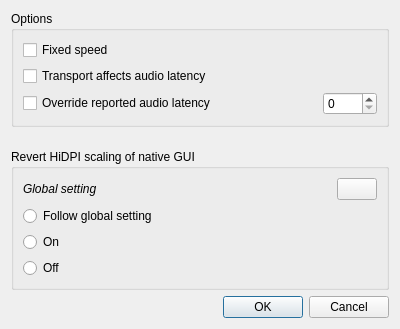
<?xml version="1.0" encoding="UTF-8"?>
<ui version="4.0">
 <class>PluginSettings</class>
 <widget class="QDialog" name="PluginSettings">
  <property name="geometry">
   <rect>
    <x>0</x>
    <y>0</y>
    <width>400</width>
    <height>329</height>
   </rect>
  </property>
  <property name="windowTitle">
   <string>Dialog</string>
  </property>
  <layout class="QVBoxLayout" name="verticalLayout_2">
   <item>
    <widget class="QGroupBox" name="groupBox_2">
     <property name="title">
      <string>Options</string>
     </property>
     <layout class="QVBoxLayout" name="verticalLayout_3">
      <item>
       <widget class="QCheckBox" name="cbFixedSpeed">
        <property name="text">
         <string>Fixed speed</string>
        </property>
       </widget>
      </item>
      <item>
       <widget class="QCheckBox" name="cbTransportAffectsLatency">
        <property name="text">
         <string>Transport affects audio latency</string>
        </property>
       </widget>
      </item>
      <item>
       <layout class="QHBoxLayout" name="horizontalLayout">
        <item>
         <widget class="QCheckBox" name="cbOverrideLatency">
          <property name="text">
           <string>Override reported audio latency</string>
          </property>
         </widget>
        </item>
        <item>
         <spacer name="horizontalSpacer">
          <property name="orientation">
           <enum>Qt::Horizontal</enum>
          </property>
          <property name="sizeHint" stdset="0">
           <size>
            <width>40</width>
            <height>20</height>
           </size>
          </property>
         </spacer>
        </item>
        <item>
         <widget class="QSpinBox" name="sbOverrideLatency">
          <property name="toolTip">
           <string>Reported audio latency override value</string>
          </property>
          <property name="maximum">
           <number>8191</number>
          </property>
          <property name="value">
           <number>0</number>
          </property>
         </widget>
        </item>
       </layout>
      </item>
     </layout>
    </widget>
   </item>
   <item>
    <spacer name="verticalSpacer">
     <property name="orientation">
      <enum>Qt::Vertical</enum>
     </property>
     <property name="sizeHint" stdset="0">
      <size>
       <width>20</width>
       <height>40</height>
      </size>
     </property>
    </spacer>
   </item>
   <item>
    <widget class="QGroupBox" name="groupBox">
     <property name="title">
      <string>Revert HiDPI scaling of native GUI</string>
     </property>
     <layout class="QVBoxLayout" name="verticalLayout">
      <item>
       <layout class="QHBoxLayout" name="horizontalLayout_2">
        <item>
         <widget class="QLabel" name="labelRevertScalingGlobal">
          <property name="sizePolicy">
           <sizepolicy hsizetype="Preferred" vsizetype="Minimum">
            <horstretch>1</horstretch>
            <verstretch>0</verstretch>
           </sizepolicy>
          </property>
          <property name="font">
           <font>
            <italic>true</italic>
           </font>
          </property>
          <property name="toolTip">
           <string>Set in Global settings-&gt;GUI tweaks</string>
          </property>
          <property name="text">
           <string>Global setting</string>
          </property>
         </widget>
        </item>
        <item>
         <widget class="QPushButton" name="pbInfo">
          <property name="toolTip">
           <string>Additional information</string>
          </property>
          <property name="text">
           <string/>
          </property>
         </widget>
        </item>
       </layout>
      </item>
      <item>
       <widget class="QRadioButton" name="rbRevertScalingFollowGlobal">
        <property name="text">
         <string>Follow global setting</string>
        </property>
        <attribute name="buttonGroup">
         <string notr="true">buttonGroup</string>
        </attribute>
       </widget>
      </item>
      <item>
       <widget class="QRadioButton" name="rbRevertScalingOn">
        <property name="text">
         <string>On</string>
        </property>
        <attribute name="buttonGroup">
         <string notr="true">buttonGroup</string>
        </attribute>
       </widget>
      </item>
      <item>
       <widget class="QRadioButton" name="rbRevertScalingOff">
        <property name="text">
         <string>Off</string>
        </property>
        <attribute name="buttonGroup">
         <string notr="true">buttonGroup</string>
        </attribute>
       </widget>
      </item>
     </layout>
    </widget>
   </item>
   <item>
    <widget class="QDialogButtonBox" name="buttonBox">
     <property name="orientation">
      <enum>Qt::Horizontal</enum>
     </property>
     <property name="standardButtons">
      <set>QDialogButtonBox::Cancel|QDialogButtonBox::Ok</set>
     </property>
    </widget>
   </item>
  </layout>
  <zorder>groupBox_2</zorder>
  <zorder>groupBox</zorder>
  <zorder>buttonBox</zorder>
 </widget>
 <resources/>
 <connections>
  <connection>
   <sender>buttonBox</sender>
   <signal>accepted()</signal>
   <receiver>PluginSettings</receiver>
   <slot>accept()</slot>
   <hints>
    <hint type="sourcelabel">
     <x>248</x>
     <y>254</y>
    </hint>
    <hint type="destinationlabel">
     <x>157</x>
     <y>274</y>
    </hint>
   </hints>
  </connection>
  <connection>
   <sender>buttonBox</sender>
   <signal>rejected()</signal>
   <receiver>PluginSettings</receiver>
   <slot>reject()</slot>
   <hints>
    <hint type="sourcelabel">
     <x>316</x>
     <y>260</y>
    </hint>
    <hint type="destinationlabel">
     <x>286</x>
     <y>274</y>
    </hint>
   </hints>
  </connection>
 </connections>
 <buttongroups>
  <buttongroup name="buttonGroup"/>
 </buttongroups>
</ui>
